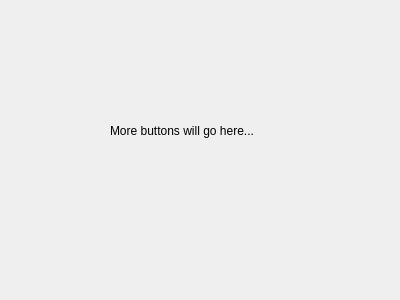
<?xml version="1.0" encoding="UTF-8"?>
<ui version="4.0">
 <class>button1_window</class>
 <widget class="QDialog" name="button1_window">
  <property name="geometry">
   <rect>
    <x>0</x>
    <y>0</y>
    <width>400</width>
    <height>300</height>
   </rect>
  </property>
  <property name="windowTitle">
   <string>Dialog</string>
  </property>
  <widget class="QLabel" name="label">
   <property name="geometry">
    <rect>
     <x>110</x>
     <y>90</y>
     <width>161</width>
     <height>81</height>
    </rect>
   </property>
   <property name="text">
    <string>More buttons will go here...</string>
   </property>
  </widget>
 </widget>
 <resources/>
 <connections/>
</ui>
